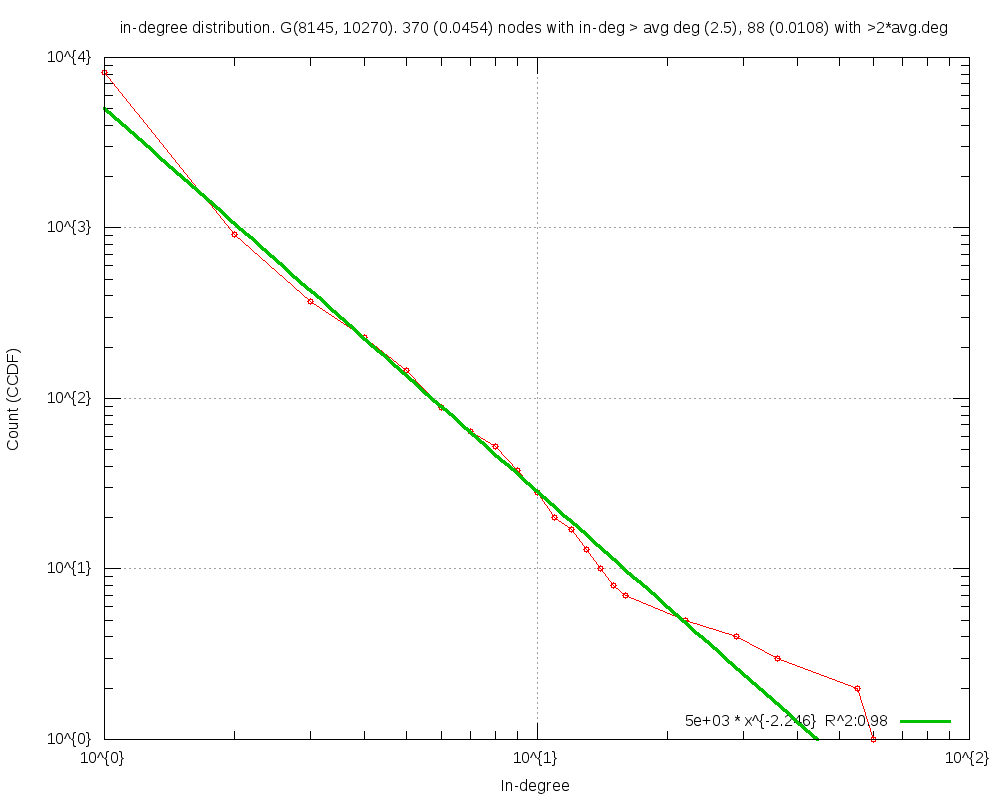

The script that saved this image:
#
# In-degree Distribution. G(8145, 10270). 370 (0.0454) nodes with in-deg > avg deg (2.5), 88 (0.0108) with >2*avg.deg (Wed Oct 14 18:08:21 2015)
#

set title "In-degree Distribution. G(8145, 10270). 370 (0.0454) nodes with in-deg > avg deg (2.5), 88 (0.0108) with >2*avg.deg"
set key bottom right
set logscale xy 10
set format x "10^{%L}"
set mxtics 10
set format y "10^{%L}"
set mytics 10
set grid
set xlabel "In-degree"
set ylabel "Count (CCDF)"
set tics scale 2
set yrange[1.000000:]
set terminal png size 1000,800
set output 'inDegC.InDegreeDistribution.png'
plot 	"inDegC.InDegreeDistribution.tab" using 1:2 title "" with linespoints pt 6,\
	f1(x)=5039.280026*x**-2.246233, f1(x) title "5e+003 * x^{-2.246}  R^2:0.98" with lines linewidth 3
